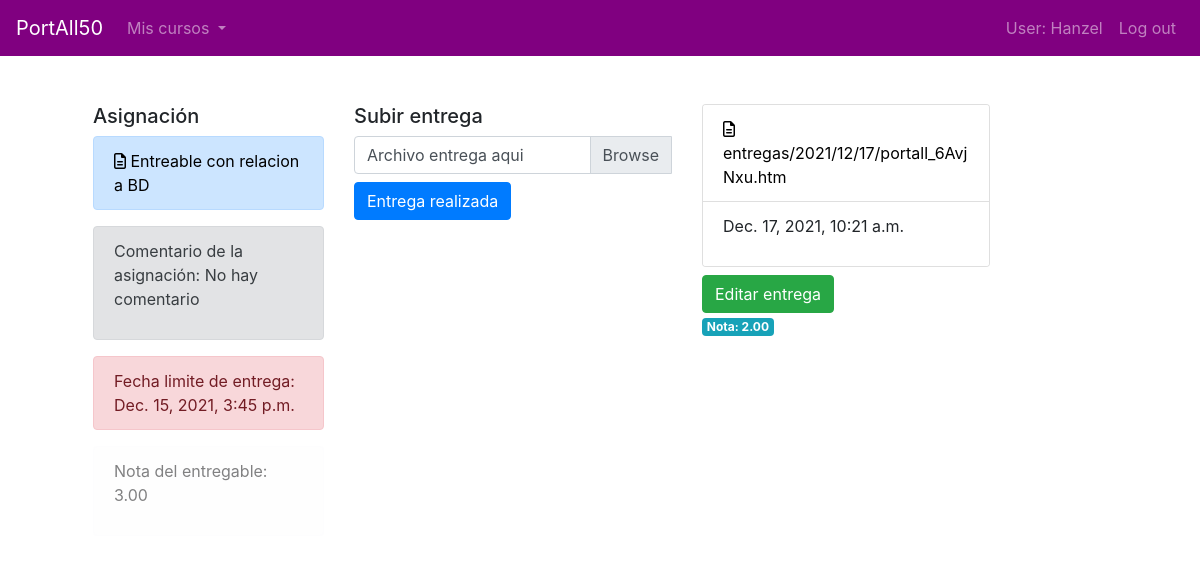
The page /entregable/17 (signed in) on the database as committed earlier.
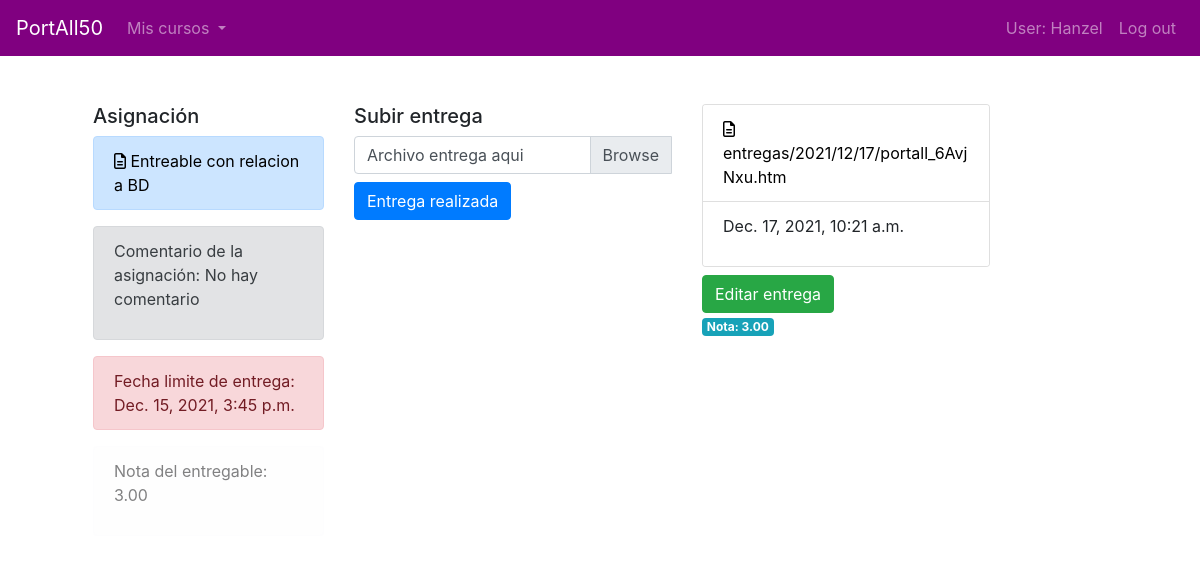
The same page on the database as committed later.
### PortAll50/models.py (models this page shows)
class Entrega(models.Model):
    archivo_entrega = models.FileField(upload_to="entregas/%Y/%m/%d", blank=True) #ver video axel
    tiempo_entregado = models.DateTimeField(auto_now_add=True)
    nota = models.DecimalField(decimal_places=2, max_digits=5, null=True)
    entregable = models.ForeignKey(Entregable, on_delete=CASCADE, related_name="entregas")
    cuenta = models.ForeignKey(User, on_delete=CASCADE, related_name="entregas")
    ESTADO_ENTREGA = [("0", "Sin calificar"), ("1", "Calificado")]
    estado_entrega = models.CharField(choices=ESTADO_ENTREGA, max_length=1, default="0")
    class Meta:
        verbose_name_plural = "Entrega"
    def __str__(self):
        return f"{self.id} {self.archivo_entrega} {self.tiempo_entregado} {self.nota} {self.entregable} {self.cuenta} {self.estado_entrega}"

### PortAll50/views.py (the view)
# urls.py: path("entregable/<int:id_entregable>", views.entregable, name="entregable"),
def entregable(request, id_entregable):
    entregable = Entregable.objects.get(id=id_entregable)
    entregas = Entrega.objects.filter(entregable=entregable)
    estudiante = User.objects.get(username=request.user)
    now = timezone.now()
    try:
        entregas_usuario = Entrega.objects.filter(entregable=entregable)
    except:
        entregas_usuario = "8"
    for entrega in entregas_usuario:
        if entrega.cuenta == estudiante:
            envio = entrega
    try:
        print(envio)
    except:
        envio = entregas_usuario
    context = {
        "entregable": entregable,
        "entregas": entregas,
        "entregas_usuario": entregas_usuario,
        "estudiante": estudiante,
        "envio": envio,
        "now": now
    }
    return render(request, "PortAll50/entregable.html", context)

### PortAll50/models.py (called while the page is built)
    def __str__(self):
        return f"{self.nombre_curso} {self.cuentas} {self.propietario} {self.estado_curso} {self.cantidad_minima} {self.total_acumular} {self.actual_acumulado}"

    def __str__(self):
        return f"{self.nombre} {self.curso}"

    def __str__(self):
        return f"{self.nombre_entregable} {self.archivo} {self.comentario} {self.estado_entrega} {self.seccion} {self.nota}"

### PortAll50/templates/portall50/entregable.html (shortened to what this page needs)
{% extends 'base.html' %}
{% load bootstrap4 %}
{% load static %}
{% block main %}
    <div class="container">
        <div class="row">
            <div class="col-lg-3">
                <h5>Asignación</h5>
                <div class="alert alert-primary" role="alert">
                    <a href="{{entregable.archivo.url}}"><i class="far fa-file-alt"></i> {{entregable.nombre_entregable}}</a>
                </div>
                <div class="alert alert-secondary" role="alert">
                    <p>Comentario de la asignación: {{entregable.comentario}}</p>
                </div>
                {% if now > entregable.tiempo_disp_hasta %}
                    <div class="alert alert-danger" role="alert">
                        Fecha limite de entrega: {{entregable.tiempo_disp_hasta}}
                    </div>
                {% else %}
                    <div class="alert alert-secondary" role="alert">
                        Fecha limite de entrega: {{entregable.tiempo_disp_hasta}}
                    </div>
                {% endif %}
                <div class="alert alert-light" role="alert">
                    <p>Nota del entregable: {{entregable.nota}}</p>
                </div>
            </div>
            <div class="col-lg-4">
                <h5>Subir entrega</h5>
                <form method="POST" action="{% url 'agregarEntrega' %}" enctype="multipart/form-data">
                    <div class="input-group">
                        <div class="custom-file">
                            <label class="custom-file-label" for="inputGroupFile04">Archivo entrega aqui</label>
                        </div>
                    </div>
                    {% if user.info_cuenta.tipo == "2" %}
                        <button type="button" class="btn btn-primary mt-2">Docente</button>
                    {% else %}
                        {% if envio.estado_entrega == "1" %}
                            <button type="button" class="btn btn-primary mt-2">Entrega realizada</button>
                        {% else %}
                            <button type="submit" class="btn btn-success mt-2">Enviar entrega</button>
                        {% endif %}
                    {% endif %}
                </form>
            </div>
            <div class="col-lg-5">
                {% if user.info_cuenta.tipo == "1" %}
                    {% if envio.tiempo_entregado %}
                        <div class="card" style="width: 18rem;">
                            <ul class="list-group list-group-flush">
                                <li class="list-group-item"><a target="_blank" href="{{envio.archivo_entrega.url}}"><i class="far fa-file-alt"></i> {{envio.archivo_entrega}}</a></li>
                                <li class="list-group-item"><p>{{envio.tiempo_entregado}}</p></li>
                            </ul>
                        </div>
                        <div>
                            <button type="button" class="btn btn-success mt-2" data-toggle="modal" data-target="#editarEntregable">Editar entrega</button>
                        </div>
                    {% endif %}
                    {% if envio.nota %}
                        <span class="badge badge-info">Nota: {{envio.nota}}</span>
                    {% endif %}
                {% endif %}
            </div>
        </div>
    </div>
{% endblock %}

Rows that differ between the two databases and show on the page:
changed Entrega: nota "2.00" → "3.00"
